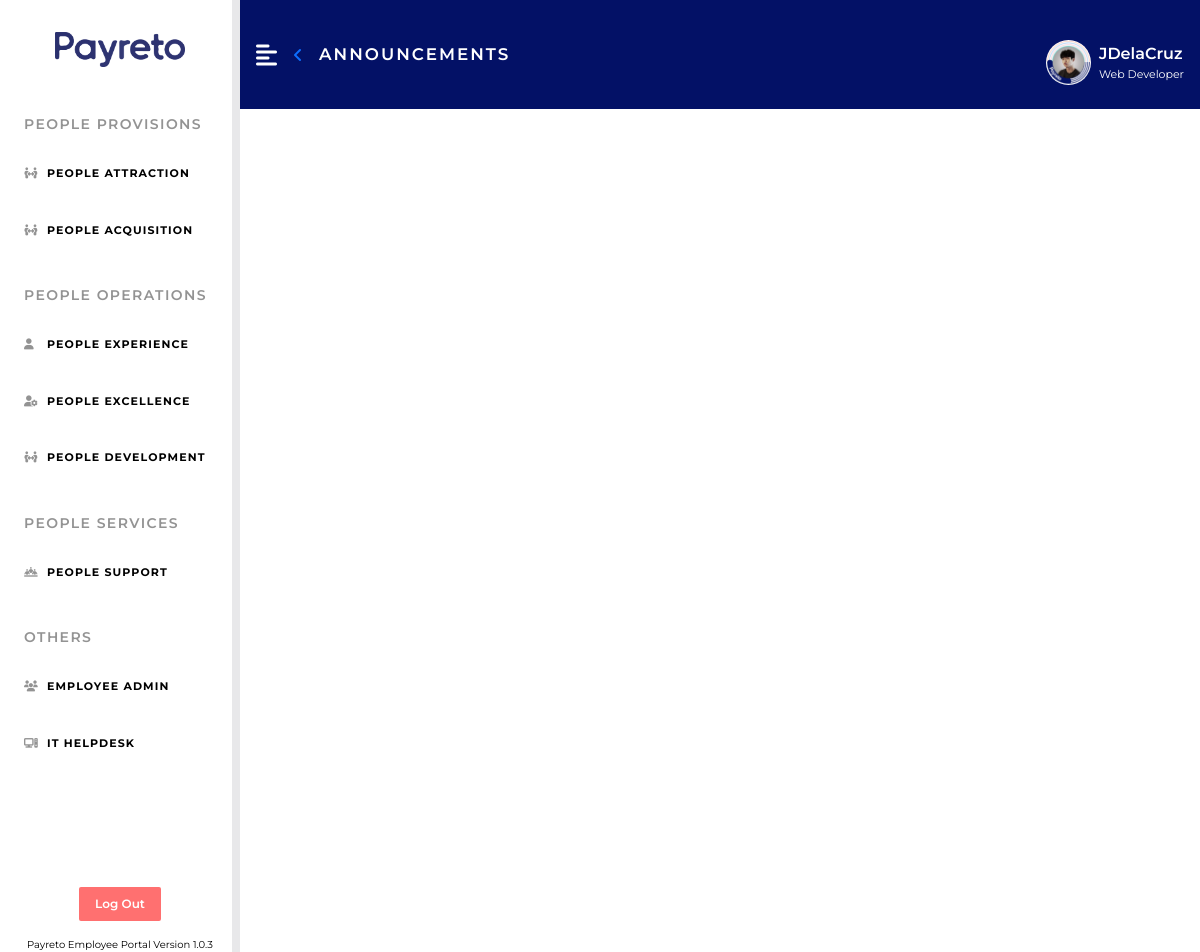
The app's page /homepage/announcement.php (signed in), older data.
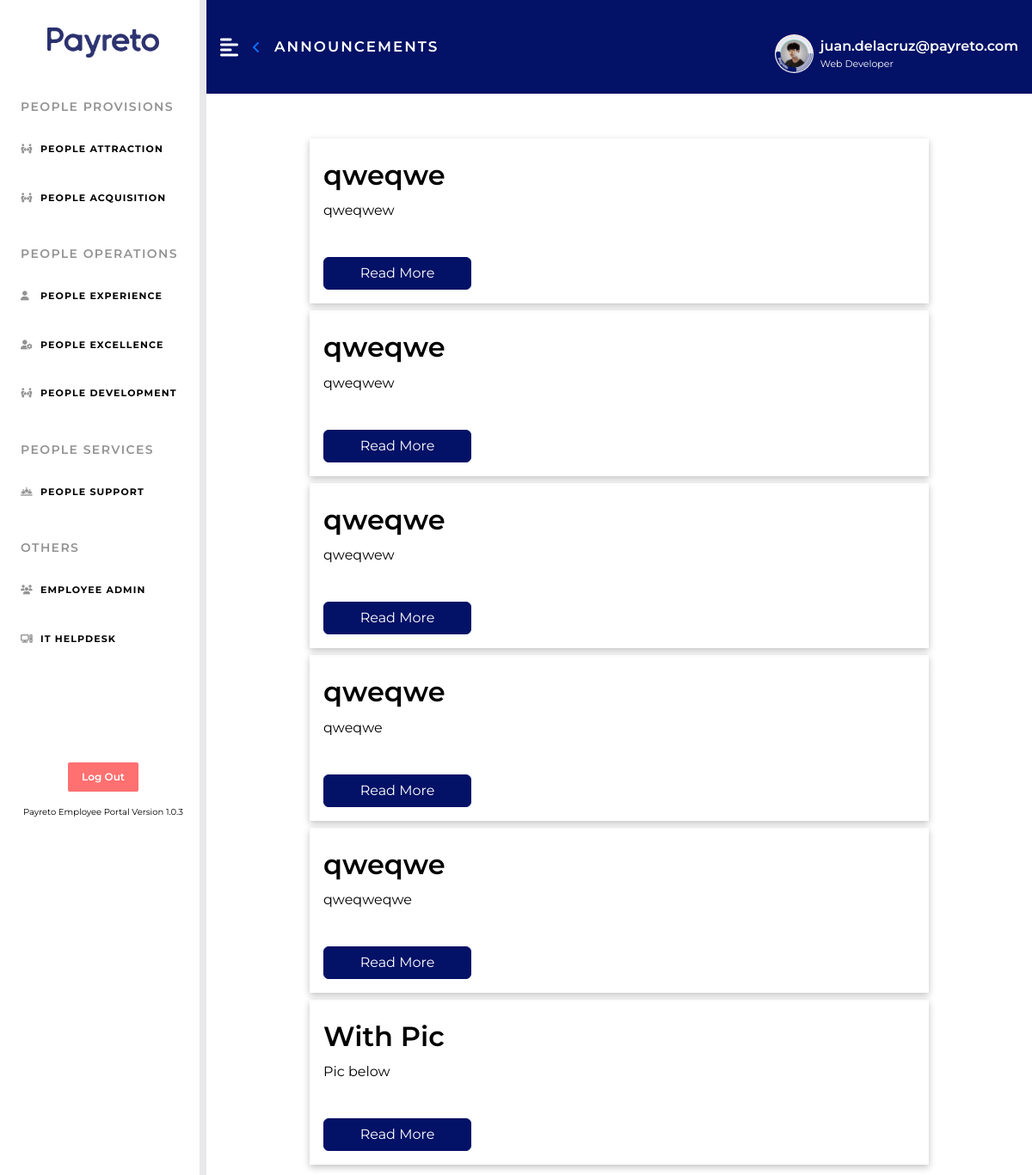
The same page, newer data.
### tables this page shows
CREATE TABLE `hp_announcement` (
  `hp_id` int(11) NOT NULL,
  `hp_desc` varchar(10000) DEFAULT NULL,
  `hp_title` varchar(255) DEFAULT NULL,
  `hp_pic` varchar(255) DEFAULT NULL,
  `announce_date` date DEFAULT NULL
);

### homepage/homepage_func.php (called while the page is built, shortened)
<?php
    function get_announcement(){
        $query = "SELECT * FROM hp_announcement";
        $rows = array();
        $result = db_query($query);
        while($row = mysqli_fetch_assoc(($result))){
            $rows[] = $row;
        }
        return $rows;
    }
    function db_query($data){
        include "../includes/db_ep-inc.php";
        $result = mysqli_query($conn, $data);
        return $result;
    }
?>

### homepage/announcement.php (the view, shortened to what this page needs)
<?php
include '../includes/functions-inc.php';
include '../includes/plugins.php';
include 'homepage_func.php';
$uname = @$_SESSION['uname'];
$role = @$_SESSION['role'];
$img = @$_SESSION['img'];
?>
<!DOCTYPE html>
<html lang="en">
<head>
    <link rel="stylesheet" href="/Employee-Portal-v2/assets/css/dashboard_styles.css">
    <link rel="stylesheet" href="/Employee-Portal-v2/assets/css/home_styles.css">
</head>
<body>
    <div class="d-flex" id="wrapper">
        <?php include "../includes/sidebar.php"; ?>
        <div id="page-content-wrapper">
            <nav class="heading-payreto navbar navbar-expand-lg navbar-light py-3 px-3">
                <div class="d-flex align-items-center header-text">
                    <i class="fas fa-align-left tertiary-text fs-4 me-3" id="menu-toggle"></i>
                    <a class="back-icon me-3" href="/Employee-Portal-v2/homepage/homepage.php"><i class="back-icon fa-solid fa-angle-left"></i></a>
                    <h4 class="m-0">ANNOUNCEMENTS </h4>
                </div>
                <?php
                include "../includes/header.php";
                ?>
            </nav>
            <div class="w-100 py-5">
                <div class="d-flex flex-column align-items-center">
                    <?php $announce = get_announcement();
                    foreach ($announce as $rows => $value1) : ?>
                        <div class="card-3 p-3 w-75 m-1">
                            <h3 class="fs-2 card-heading my-2"><?php echo $value1['hp_title']; ?></h3>
                            <p class="fs-6 text-justify mb-5 fw-normal my-3"><?php echo $value1['hp_desc']; ?></p>
                            <button class="btn btn-blue w-25 align-items-right" data-bs-toggle="modal" data-bs-target="#announce-<?php echo $value1['hp_id']; ?>">Read More</button>
                        </div>
                    <?php endforeach; ?>
                </div>
            </div>
        </div>
</body>
</html>

### includes/header.php (shortened to what this page needs)
<div class="collapse navbar-collapse" id="navbarSupportedContent">
    <ul class="navbar-nav ms-auto mb-2 mb-lg-0">
        <li class="nav-item dropdown">
            <a class="d-flex flex-row align-items-center profile-settings primary-text text-white mt-2 pt-2 mt-md-2 pt-md-2 pt-sm-0 mt-sm-0" href="/Employee-Portal-v2/account/account_settings_validation.php">
                <div class="profile-img">
                    <img class="m-2 rounded-circle" width="45" height="45" src="/Employee-Portal-v2/assets/img/<?php echo $img ?>" alt="">
                </div>
                <div class="profile-info d-flex flex-column align-items-left m-0 p-0">
                    <p class="profile-name m-0 p-0"><?php echo @$uname ?></p>
                    <p class="profile-pos m-0 p-0"><?php echo @$role ?></p>
                </div>
            </a>
        </li>
    </ul>
</div>

Row changes from the older to the newer data that the page shows:
added hp_announcement: hp_title "qweqwe", hp_desc "qweqwew"
added hp_announcement: hp_title "qweqwe", hp_desc "qweqwew"
added hp_announcement: hp_title "qweqwe", hp_desc "qweqwew"
added hp_announcement: hp_title "qweqwe", hp_desc "qweqwe"
added hp_announcement: hp_title "qweqwe", hp_desc "qweqweqwe"
added hp_announcement: hp_title "With Pic", hp_desc "Pic below"
Text that changed along with them:
text no longer shown: "JDelaCruz"
text now shown: "juan.delacruz@payreto.com"
